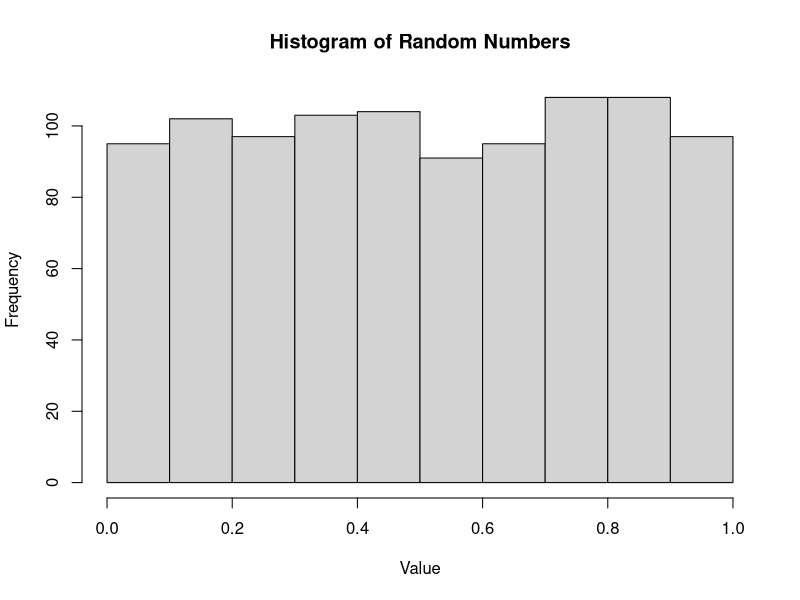
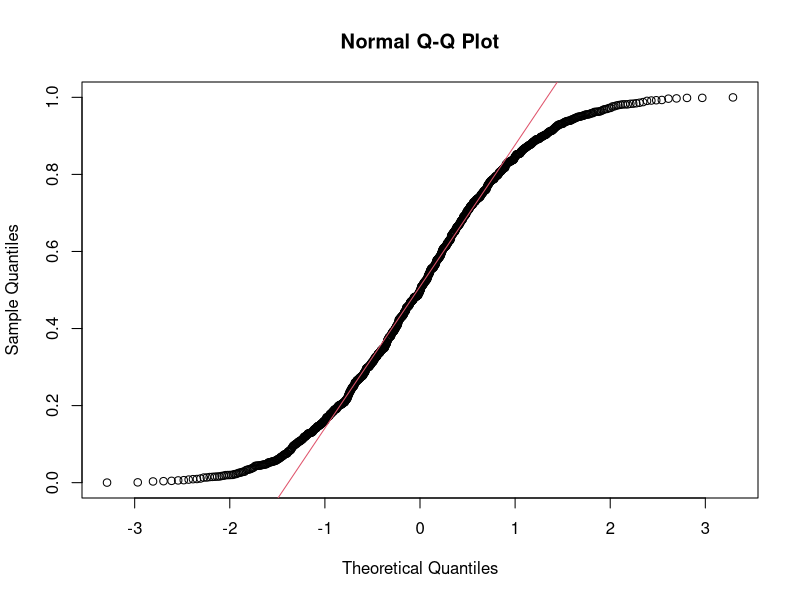
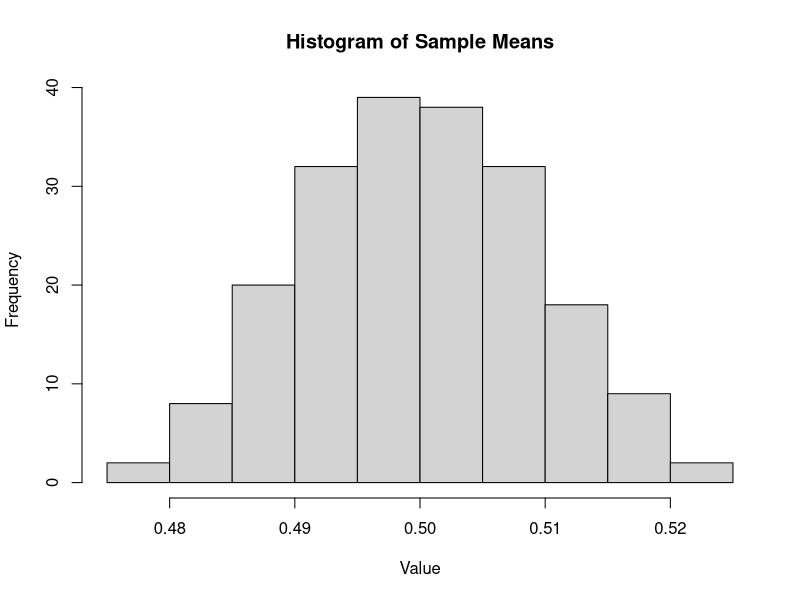
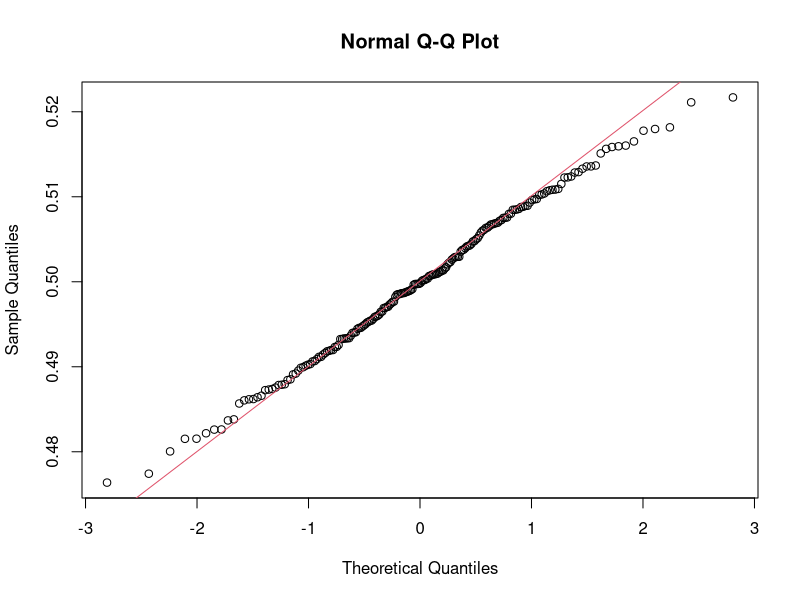

R code for these plots, in order:
#Generating random numbers
normal_random_numbers <- rnorm(1000, mean = 0, sd = sqrt(1))
uniform_random_numbers <- runif(1000, min = 0, max = 1)
binomial_random_numbers <- rbinom(1000, size = 10, prob = 0.5)

# Sample statistics 
data<-uniform_random_numbers
sample_mean <- mean(data)
sample_median <- median(data)
sample_variance <- var(data)
sample_range <- diff(data)
hist(data, main = "Histogram of Random Numbers", xlab = "Value")

#Normality test
qqnorm(data)
qqline(data, col=2)

#Central limit theorem 
num_samples<-200
sample_size<-1000
sample_data <- runif(sample_size, min = 0, max = 1);
sample_matrix<-sample_data;
sample_means<-mean(sample_data)
for (i in 2:num_samples) {
  sample_data <- runif(sample_size, min = 0, max = 1)
  sample_matrix<-cbind(sample_matrix, sample_data)
  sample_means<-cbind(sample_means, mean(sample_data))
  }
hist(sample_means, main = "Histogram of Sample Means", xlab = "Value")
qqnorm(sample_means)
qqline(sample_means, col=2)